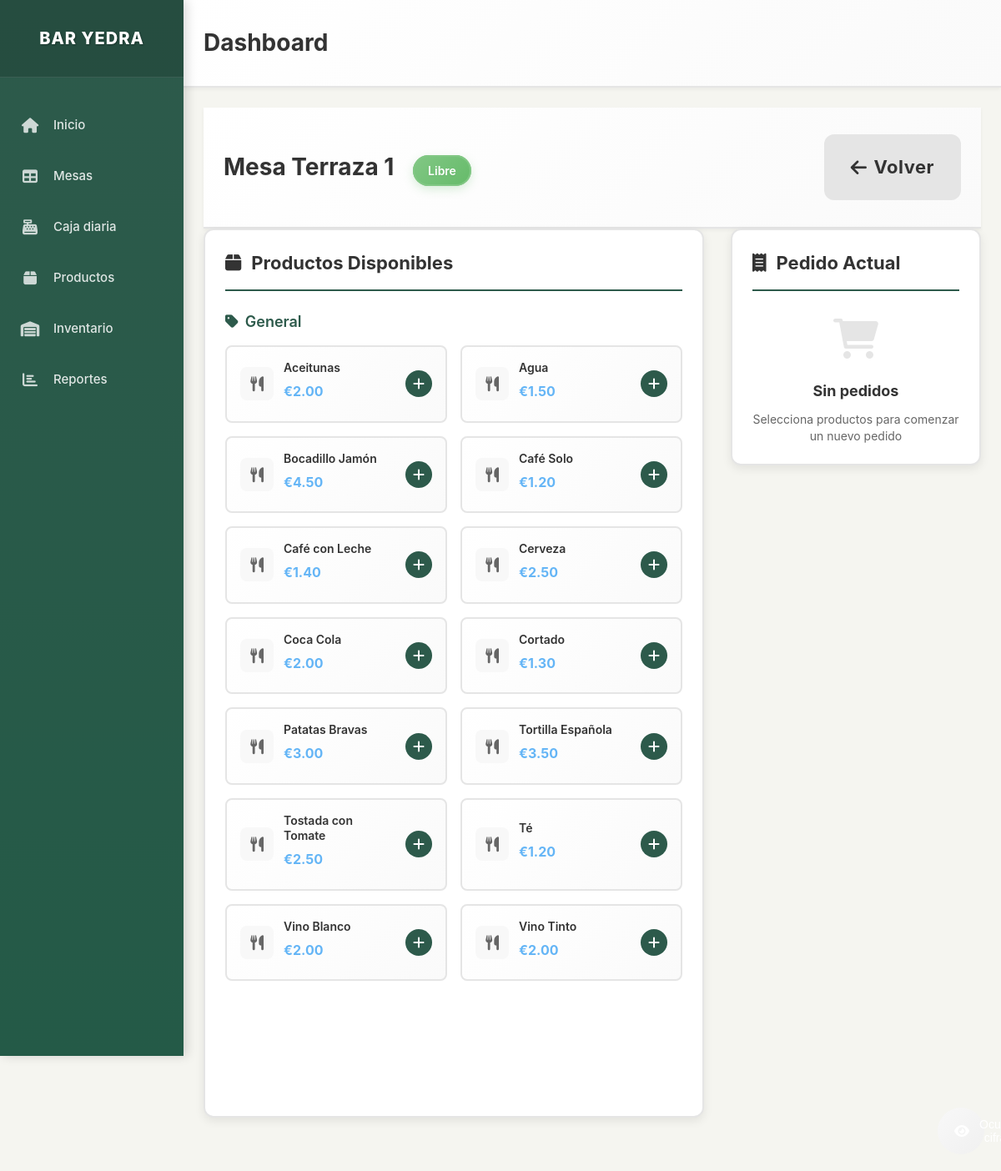
Before: /mesa/1 with the older database file.
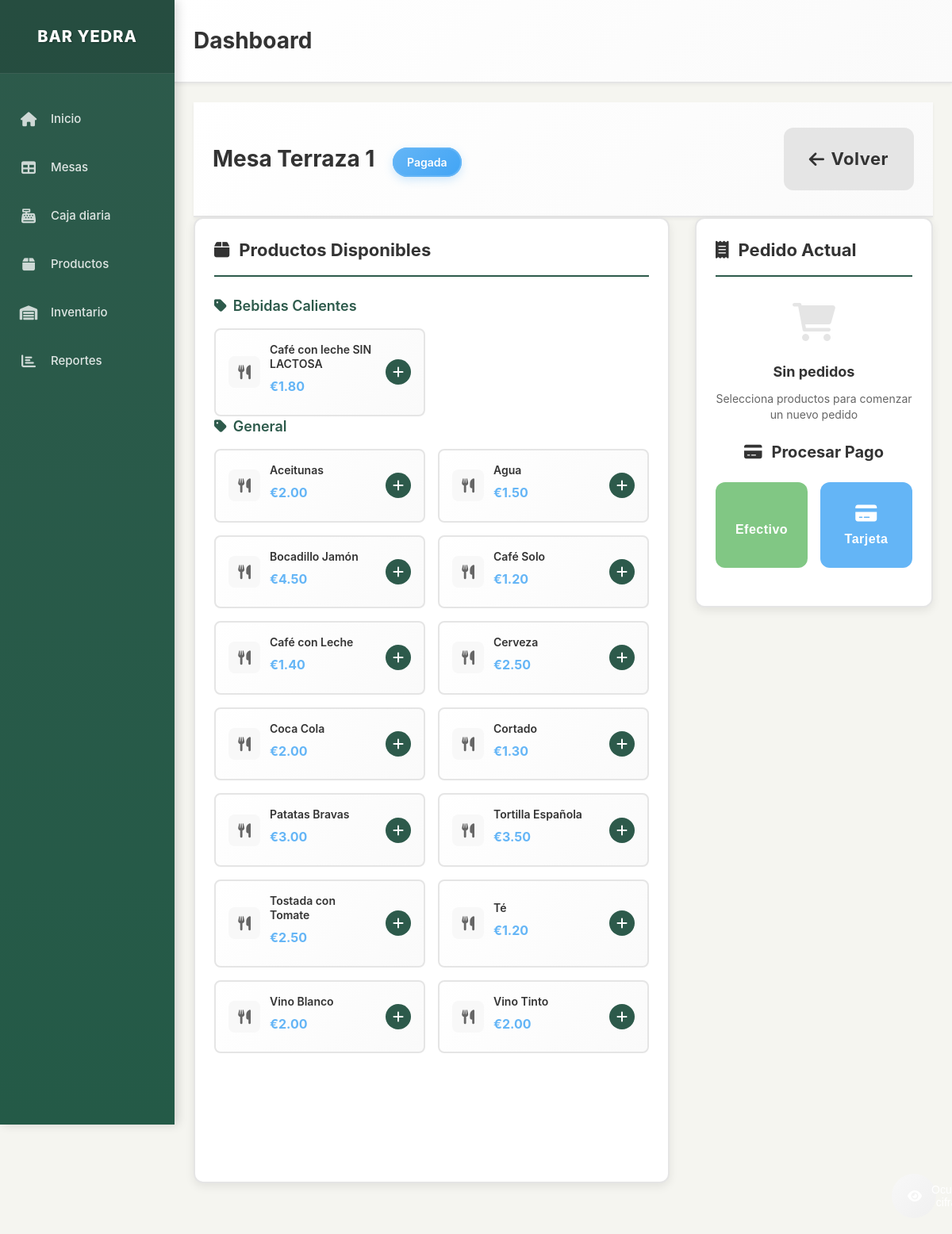
After: the same page with the newer database file.
### models.py (models this page shows, shortened)
class Mesa(db.Model):
    id = db.Column(db.Integer, primary_key=True)
    numero = db.Column(db.Integer, nullable=False)
    zona = db.Column(db.String(50), nullable=False)  # Terraza, Sala, Barra
    estado = db.Column(db.String(20), default='libre')  # libre, ocupada, pagada
    pedidos = db.relationship('Pedido', backref='mesa', lazy=True)

class Producto(db.Model):
    id = db.Column(db.Integer, primary_key=True)
    nombre = db.Column(db.String(100), nullable=False)
    precio = db.Column(db.Numeric(10, 2), nullable=False)
    categoria = db.Column(db.String(50), nullable=False, default='General')
    foto_url = db.Column(db.String(255), nullable=True)
    descripcion = db.Column(db.Text, nullable=True)
    activo = db.Column(db.Boolean, default=True)
    orden = db.Column(db.Integer, default=0)  # Para ordenar productos en la interfaz
    stock_actual = db.Column(db.Integer, default=0)  # Cantidad actual en stock
    stock_minimo = db.Column(db.Integer, default=5)  # Alerta cuando llegue a este nivel
    unidad_medida = db.Column(db.String(20), default='unidad')  # unidad, litro, kg, etc.
    fecha_actualizacion = db.Column(db.DateTime, default=datetime.utcnow)

### app.py (the view)
@app.route('/mesa/<int:mesa_id>')
def table_detail(mesa_id):
    mesa = Mesa.query.get_or_404(mesa_id)
    productos = Producto.query.filter_by(activo=True).order_by(Producto.categoria, Producto.orden, Producto.nombre).all()
    productos_por_categoria = {}
    productos_dict = {}
    for producto in productos:
        if producto.categoria not in productos_por_categoria:
            productos_por_categoria[producto.categoria] = []
        productos_por_categoria[producto.categoria].append(producto)
        productos_dict[producto.id] = producto
    pedido_actual = Pedido.query.filter_by(mesa_id=mesa_id, estado='abierto').first()
    return render_template('table_detail.html',
                         mesa=mesa,
                         productos_por_categoria=productos_por_categoria,
                         productos_dict=productos_dict,
                         pedido_actual=pedido_actual)

### templates/table_detail.html (shortened to what this page needs)
{% extends "layout.html" %}
{% block content %}
<div class="content-header">
    <h1 class="page-title">
        Mesa {{ mesa.zona }} {{ mesa.numero }}
        <span class="table-status-badge table-{{ mesa.estado }}">{{ mesa.estado|title }}</span>
    </h1>
    <div class="table-actions">
        <a href="{{ url_for('index') }}" class="btn btn-secondary btn-lg touch-friendly">
            <i class="fas fa-arrow-left"></i> Volver
        </a>
    </div>
</div>
<div class="table-detail-layout">
    <div class="products-panel">
        <h2 class="panel-title">
            <i class="fas fa-box"></i> Productos Disponibles
        </h2>
        {% for categoria, productos in productos_por_categoria.items() %}
        <div class="product-category">
            <h3 class="category-header">
                <i class="fas fa-tag"></i> {{ categoria }}
            </h3>
            <div class="products-grid-detail">
                {% for producto in productos %}
                <div class="product-item touch-friendly" onclick="addToOrder({{ mesa.id }}, {{ producto.id }})">
                    <div class="product-icon">
                        {% if producto.foto_url %}
                            <img src="{{ producto.foto_url }}" alt="{{ producto.nombre }}" class="product-mini-photo">
                        {% else %}
                            <i class="fas fa-utensils"></i>
                        {% endif %}
                    </div>
                    <div class="product-details">
                        <div class="product-name">{{ producto.nombre }}</div>
                        <div class="product-price">€{{ "%.2f"|format(producto.precio) }}</div>
                    </div>
                    <div class="add-indicator">
                        <i class="fas fa-plus"></i>
                    </div>
                </div>
                {% endfor %}
            </div>
        </div>
        {% endfor %}
    </div>
    <div class="order-panel">
        <h2 class="panel-title">
            <i class="fas fa-receipt"></i> Pedido Actual
        </h2>
        {% if pedido_actual and pedido_actual.total > 0 %}
            <div class="current-order">
                <div class="order-summary">
                    <div class="summary-row total-row">
                        <span class="summary-label">Total del Pedido:</span>
                        <span class="summary-value">€{{ "%.2f"|format(pedido_actual.total) }}</span>
                    </div>
                    <div class="summary-info">
                        <small>{{ pedido_actual.fecha_creacion.strftime('%H:%M') if pedido_actual.fecha_creacion else 'Ahora' }}</small>
                    </div>
                </div>
                <div class="order-actions">
                    <button class="btn btn-warning btn-lg touch-friendly full-width" onclick="closeOrder({{ mesa.id }})">
                        <i class="fas fa-check"></i> Cerrar Pedido (Mesa Lista para Pagar)
                    </button>
                </div>
            </div>
        {% else %}
            <div class="empty-order">
                <div class="empty-icon">
                    <i class="fas fa-shopping-cart"></i>
                </div>
                <h3>Sin pedidos</h3>
                <p>Selecciona productos para comenzar un nuevo pedido</p>
            </div>
        {% endif %}
        {% if mesa.estado == 'pagada' %}
            <div class="payment-actions">
                <h3 class="payment-title">
                    <i class="fas fa-credit-card"></i> Procesar Pago
                </h3>
                <div class="payment-methods">
                    <button class="btn btn-success btn-lg touch-friendly payment-method-btn" onclick="payOrder({{ mesa.id }}, 'efectivo')">
                        <span>Efectivo</span>
                    </button>
                    <button class="btn btn-primary btn-lg touch-friendly payment-method-btn" onclick="payOrder({{ mesa.id }}, 'tarjeta')">
                        <i class="fas fa-credit-card"></i>
                        <span>Tarjeta</span>
                    </button>
                </div>
            </div>
        {% endif %}
    </div>
</div>
{% endblock %}

### templates/layout.html (shortened to what this page needs)
<!DOCTYPE html>
<html lang="es">
<head>
    <link href="https://cdnjs.cloudflare.com/ajax/libs/font-awesome/6.0.0/css/all.min.css" rel="stylesheet">
    <link href="{{ url_for('static', filename='css/style.css') }}" rel="stylesheet">
</head>
<body>
    <div class="app-layout">
        <aside class="sidebar">
            <div class="sidebar-header">
                <a class="sidebar-brand" href="{{ url_for('index') }}">
                    BAR YEDRA
                </a>
            </div>
            <nav>
                <ul class="sidebar-nav">
                    <li>
                        <a class="nav-link" href="{{ url_for('index') }}">
                            <i class="fas fa-home"></i>
                            Inicio
                        </a>
                    </li>
                    <li>
                        <a class="nav-link" href="{{ url_for('index') }}">
                            <i class="fas fa-table"></i>
                            Mesas
                        </a>
                    </li>
                    <li>
                        <a class="nav-link" href="{{ url_for('cash_register') }}">
                            <i class="fas fa-cash-register"></i>
                            Caja diaria
                        </a>
                    </li>
                    <li>
                        <a class="nav-link" href="{{ url_for('products') }}">
                            <i class="fas fa-box"></i>
                            Productos
                        </a>
                    </li>
                    <li>
                        <a class="nav-link" href="{{ url_for('inventory') }}">
                            <i class="fas fa-warehouse"></i>
                            Inventario
                        </a>
                    </li>
                    <li>
                        <a class="nav-link" href="{{ url_for('reports') }}">
                            <i class="fas fa-chart-bar"></i>
                            Reportes
                        </a>
                    </li>
                </ul>
            </nav>
        </aside>
        <main class="main-content">
            <header class="content-header">
                <h1 class="page-title">{% block page_title %}Dashboard{% endblock %}</h1>
                <button class="privacy-toggle" onclick="togglePrivacy()" id="privacy-btn">
                    <i class="fas fa-eye" id="privacy-icon"></i>
                </button>
            </header>
            <div class="content-container">
                {% block content %}{% endblock %}
            </div>
        </main>
    </div>
</body>
</html>

Changed rows visible on the page:
changed Mesa "Terraza": estado "Libre" → "Pagada"
added Producto: categoria "Bebidas Calientes", nombre "Café con leche SIN LACTOSA", precio "1.80"
Other visible differences:
text now shown: "Procesar Pago Efectivo Tarjeta"
